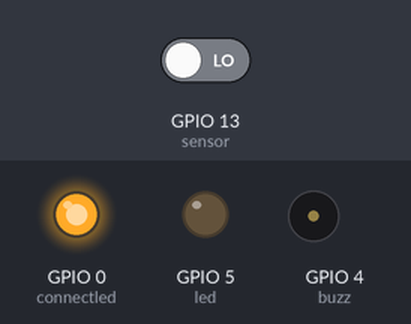
The sketch below on a simulated ESP8266 (NodeMCU). Parts: output pins drawn as LEDs (lit = HIGH), buzzer (waves = sounding, pin HIGH). Dashed ring = blinking. The inputs (shaded band) are chosen by the test bench; at power-on: GPIO 13 (sensor) LOW. WiFi joins after 1.5 s; servers stay silent unless stated; what the sketch prints to the serial monitor is not drawn.

Above: at 0.3 s.
At 2.9 s:
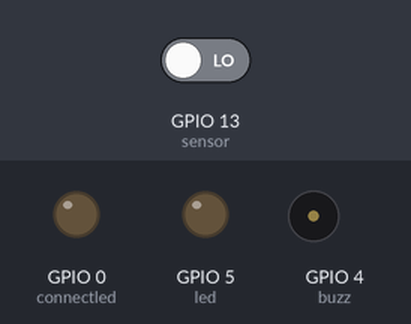
3.0 s: GPIO 13 (sensor) driven HIGH
At 5.7 s:
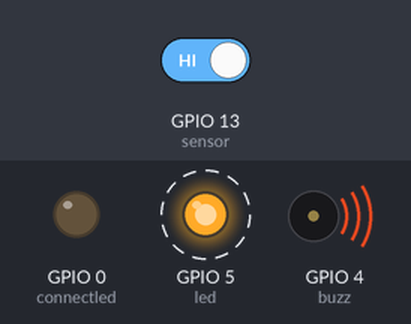
Timing chart, 0 to 18.4 s (numbered marks = the images above; inputs shaded):
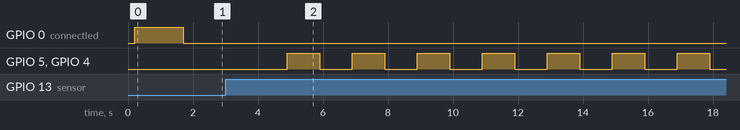

Measured:
- after the input at 3.0 s, GPIO 5 (led), GPIO 4 (buzz): alternates HIGH for 1.0 s and LOW for 1.0 s, starting after 1.9 s

The sketch:

Trespasser_Notifier.ino
```cpp
#include <ESP8266WiFi.h>

//initializing global variables
int led = 5;  // Digital pin D1
int buzz=4; //Digital pin D2
int connectled=0;//Digital pin D3
int sensor = 13;  // Digital pin D7
const char* ssid = "xx"; //network ssid
const char* password = "xx"; //network password
const char* host = "maker.ifttt.com";

//func to get value from motion detector sensor ,and passing the value
bool motionreturn()
{
    //Reading input from output pin of the sensor
    long state = digitalRead(sensor);

    //checking---if motion detected do the following tasks
    if(state == HIGH) {
      Serial.println("Motion detected!");
      digitalWrite (led, LOW);
      digitalWrite (buzz, LOW);
      int count=0;
      while(count<150)
      {
         Serial.println(count);
         digitalWrite (led, HIGH);
         digitalWrite (buzz, HIGH);
         delay(1000);
         digitalWrite (led, LOW);
         digitalWrite (buzz, LOW);
         delay(1000);
         count++;
      }
      return true;
      //delay(1000);
    }

    //motion not detected?Do this following tasks
    else {
      digitalWrite (led, LOW);
      digitalWrite (buzz, LOW);
      Serial.println("Motion absent!");
      return false;
      //delay(1000);
    }
}

void setup()
{
    //initializing serial moniter
    Serial.begin(115200);
    //initializing pins
    pinMode(sensor, INPUT);   // declare sensor as input
    pinMode(led, OUTPUT);  // declare LED as output
    pinMode(buzz, OUTPUT); //declare BUZZER as OUTPUT
    pinMode(connectled,OUTPUT); //wifi connected status
    delay(200);

    digitalWrite (connectled, LOW);

    // We start by connecting to a WiFi network
    Serial.println();
    Serial.println();
    Serial.print("Connecting to : ");
    Serial.println(ssid);

    WiFi.begin(ssid, password);

    //checking if connected to wifi or not
    while (WiFi.status() != WL_CONNECTED) {
      digitalWrite (connectled, HIGH);
      delay(100);
      Serial.print("*");
    }

    Serial.println("");
    //if connected print the ip-address
    Serial.println("WiFi connected");
    digitalWrite (connectled, LOW);
    Serial.println("IP address: ");
    Serial.println(WiFi.localIP());
}


void loop()
{
      delay(3000); //3 seconds delay
      //connecting to the host
      Serial.println("Connecting to : ");
      Serial.print(host);
      Serial.println();


      // Use WiFiClient class to create TCP connections
      WiFiClient client;
      const int httpPort = 80;
      if (!client.connect(host, httpPort))
      {
        Serial.println("Connection failed!! :(");
        return;
      }


       // We now create a URI for the request
    	 String url = "<url> from/trigger....";
    	 Serial.print("Requesting URL: ");
    	 Serial.println(url);

    	 bool motion=motionreturn();

    	 // If motion detected-----This will send the request to the server
    	 if(motion==true)
    	 {
    	   	client.print(String("POST ") + url + " HTTP/1.1\r\n" +
    	        		"Host: " + host + "\r\n" +
    	        		"Connection: close\r\n\r\n");

    	    // Read all the lines of the reply from server and print them to Serial
    			while(client.available())
    		  {
    		        String line = client.readStringUntil('\r');
    		        Serial.print(line);
    		  }

    		  Serial.println();
    			Serial.println("Closing connection...");
    			delay(60000*25);
    	 }

      delay(500); //5 nano seconds delay
}
```
